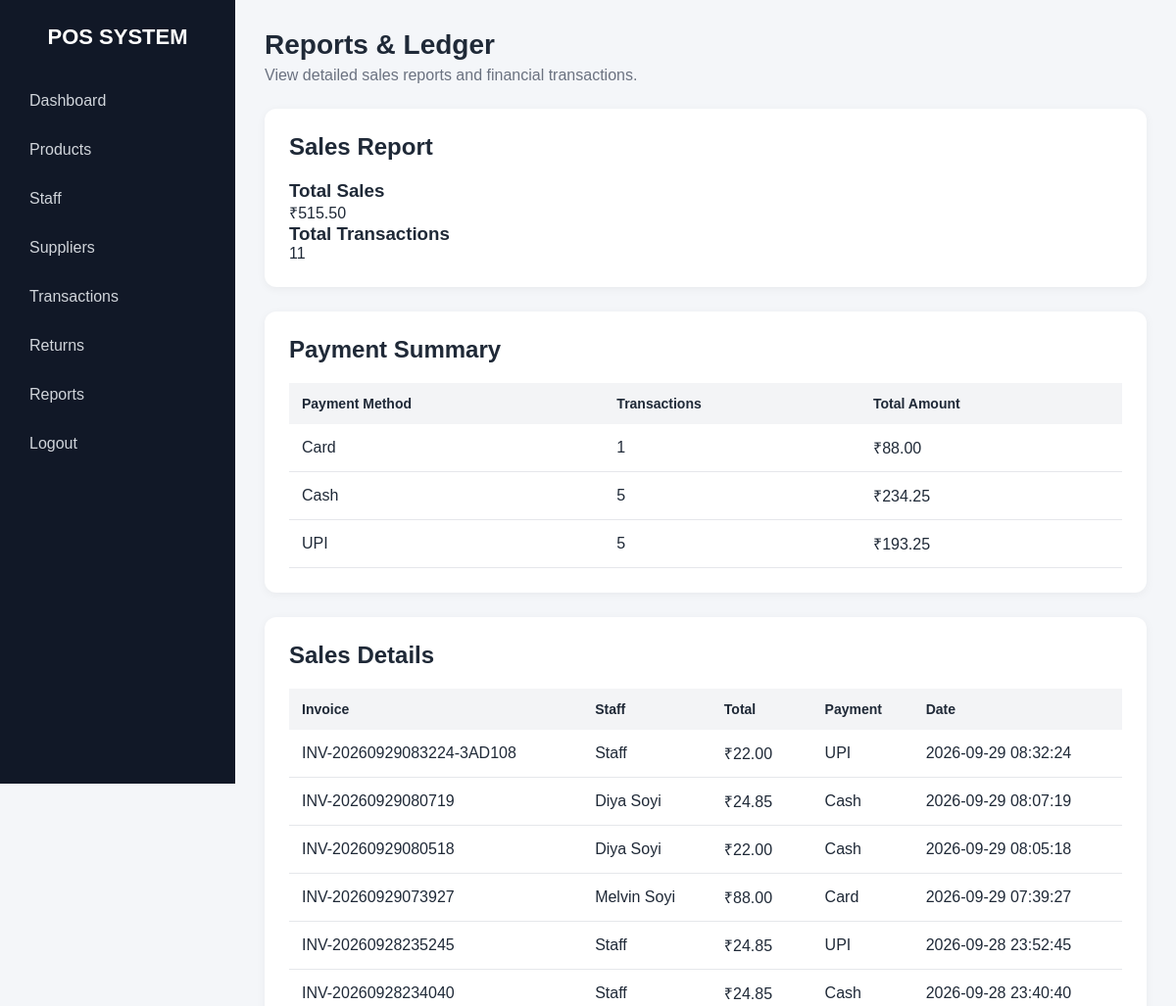
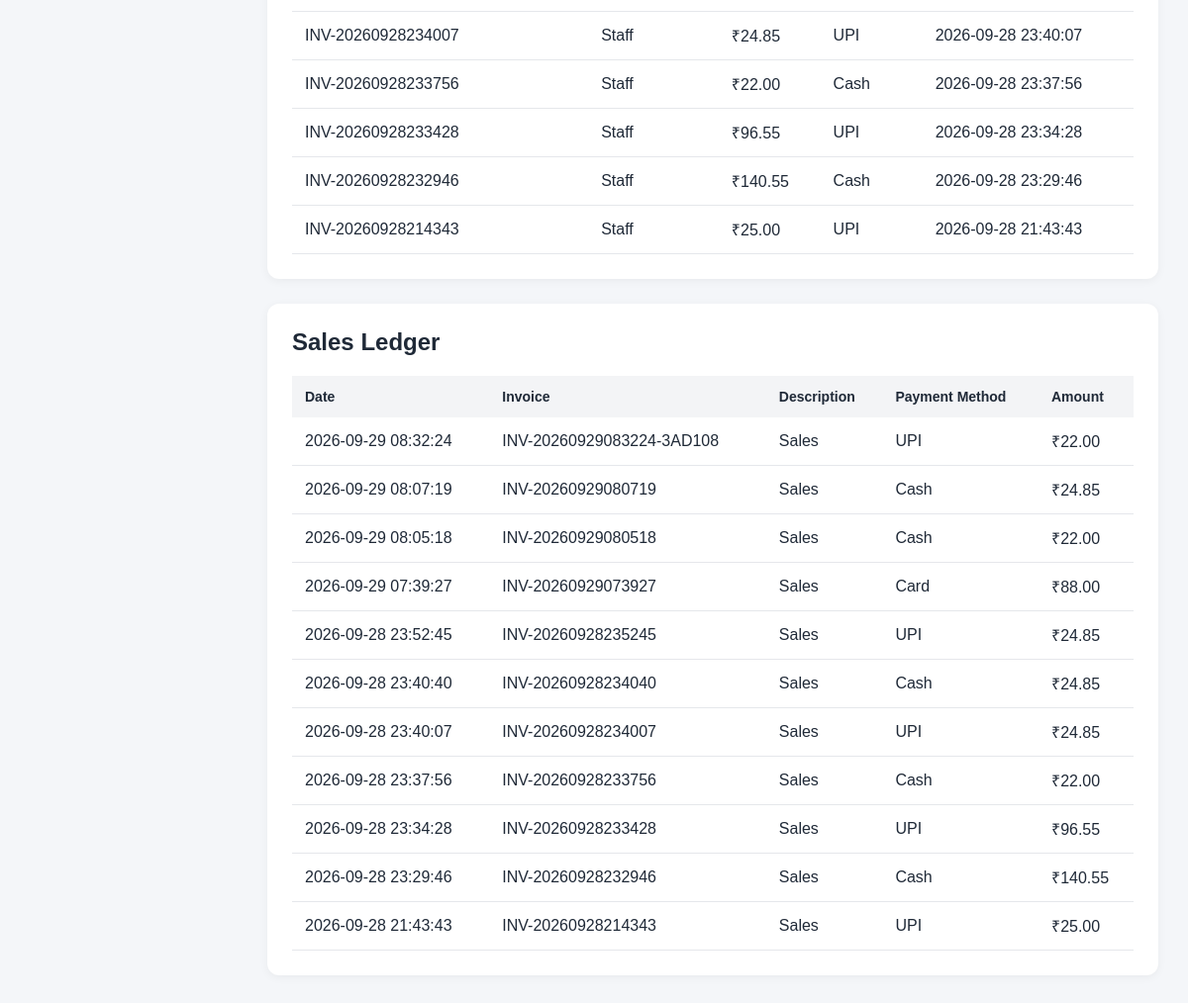
The app's page /reports (signed in) with its own data (2 pictures, top to bottom).
### tables this page shows
CREATE TABLE transactions (
            id INTEGER PRIMARY KEY AUTOINCREMENT,
            invoice_no TEXT UNIQUE NOT NULL,
            staff_id INTEGER NOT NULL,
            total REAL NOT NULL,
            payment_method TEXT NOT NULL,
            amount_paid REAL NOT NULL,
            change_amount REAL NOT NULL,
            created_at TEXT NOT NULL,
            FOREIGN KEY (staff_id) REFERENCES users(id)
        );

CREATE TABLE users (
            id INTEGER PRIMARY KEY AUTOINCREMENT,
            name TEXT NOT NULL,
            email TEXT UNIQUE NOT NULL,
            password TEXT NOT NULL,
            role TEXT NOT NULL
        );

### app.py (the view)
@app.route("/reports")
def reports():
    if "user_id" not in session:
        return redirect(url_for("home"))
    if session.get("user_role") != "admin":
        return "Access denied"
    connection = sqlite3.connect("pos.db")
    cursor = connection.cursor()
    cursor.execute("""
        SELECT COALESCE(SUM(total), 0)
        FROM transactions
    """)
    total_sales = cursor.fetchone()[0]
    cursor.execute("""
        SELECT COUNT(*)
        FROM transactions
    """)
    total_transactions = cursor.fetchone()[0]
    cursor.execute("""
        SELECT
            payment_method,
            COUNT(*),
            COALESCE(SUM(total), 0)
        FROM transactions
        GROUP BY payment_method
        ORDER BY payment_method
    """)
    payment_summary = cursor.fetchall()
    cursor.execute("""
        SELECT
            transactions.invoice_no,
            users.name,
            transactions.total,
            transactions.payment_method,
            transactions.created_at
        FROM transactions
        JOIN users
            ON transactions.staff_id = users.id
        ORDER BY transactions.id DESC
    """)
    sales = cursor.fetchall()
    cursor.execute("""
        SELECT
            transactions.created_at,
            transactions.invoice_no,
            'Sales' AS description,
            transactions.payment_method,
            transactions.total
        FROM transactions
        ORDER BY transactions.id DESC
    """)
    ledger = cursor.fetchall()
    connection.close()
    return render_template(
        "reports.html",
        total_sales=total_sales,
        total_transactions=total_transactions,
        payment_summary=payment_summary,
        sales=sales,
        ledger=ledger
    )

### templates/reports.html (shortened to what this page needs)
<!DOCTYPE html>
<html>
<head>
    <link
        rel="stylesheet"
        href="{{ url_for('static', filename='style.css') }}"
    >
</head>
<body>
    <div class="sidebar">
        <h2>POS SYSTEM</h2>
        <a href="/admin">Dashboard</a>
        <a href="/products">Products</a>
        <a href="/staff-management">Staff</a>
        <a href="/suppliers">Suppliers</a>
        <a href="/transactions">Transactions</a>
        <a href="/returns">Returns</a>
        <a href="/reports">Reports</a>
        <a href="/logout">Logout</a>
    </div>
    <div class="main-content">
        <div class="topbar">
            <h1>Reports & Ledger</h1>
            <p>
                View detailed sales reports and financial transactions.
            </p>
        </div>
        <div class="section">
            <h2>Sales Report</h2>
            <div class="cards">
                <div class="card">
                    <h3>Total Sales</h3>
                    <p>
                        ₹{{ "%.2f"|format(total_sales) }}
                    </p>
                </div>
                <div class="card">
                    <h3>Total Transactions</h3>
                    <p>
                        {{ total_transactions }}
                    </p>
                </div>
            </div>
        </div>
        <div class="section">
            <h2>Payment Summary</h2>
            <table>
                <tr>
                    <th>Payment Method</th>
                    <th>Transactions</th>
                    <th>Total Amount</th>
                </tr>
                {% for payment in payment_summary %}
                <tr>
                    <td>
                        {{ payment[0] }}
                    </td>
                    <td>
                        {{ payment[1] }}
                    </td>
                    <td>
                        ₹{{ "%.2f"|format(payment[2]) }}
                    </td>
                </tr>
                {% endfor %}
            </table>
        </div>
        <div class="section">
            <h2>Sales Details</h2>
            {% if sales %}
            <table>
                <tr>
                    <th>Invoice</th>
                    <th>Staff</th>
                    <th>Total</th>
                    <th>Payment</th>
                    <th>Date</th>
                </tr>
                {% for sale in sales %}
                <tr>
                    <td>
                        {{ sale[0] }}
                    </td>
                    <td>
                        {{ sale[1] }}
                    </td>
                    <td>
                        ₹{{ "%.2f"|format(sale[2]) }}
                    </td>
                    <td>
                        {{ sale[3] }}
                    </td>
                    <td>
                        {{ sale[4] }}
                    </td>
                </tr>
                {% endfor %}
            </table>
            {% else %}
            <p>
                No sales transactions found.
            </p>
            {% endif %}
        </div>
        <div class="section">
            <h2>Sales Ledger</h2>
            {% if ledger %}
            <table>
                <tr>
                    <th>Date</th>
                    <th>Invoice</th>
                    <th>Description</th>
                    <th>Payment Method</th>
                    <th>Amount</th>
                </tr>
                {% for entry in ledger %}
                <tr>
                    <td>
                        {{ entry[0] }}
                    </td>
                    <td>
                        {{ entry[1] }}
                    </td>
                    <td>
                        {{ entry[2] }}
                    </td>
                    <td>
                        {{ entry[3] }}
                    </td>
                    <td>
                        ₹{{ "%.2f"|format(entry[4]) }}
                    </td>
                </tr>
                {% endfor %}
            </table>
            {% else %}
            <p>
                No ledger entries found.
            </p>
            {% endif %}
        </div>
    </div>
</body>
</html>

### static/style.css (style rules this page uses)
* { margin: 0; padding: 0; box-sizing: border-box; }
body { font-family: Arial, sans-serif; background: #f4f6f9; color: #1f2937; }
a { text-decoration: none; }
.sidebar { position: fixed; left: 0; top: 0; width: 240px; height: 100vh; background: #111827; color: white; padding: 25px 15px; z-index: 1000; }
.sidebar h2 { text-align: center; margin-bottom: 30px; font-size: 22px; }
.sidebar a { display: block; color: #d1d5db; padding: 13px 15px; margin-bottom: 6px; border-radius: 8px; transition: 0.2s; }
.main-content { margin-left: 240px; padding: 30px; min-height: 100vh; }
.topbar { margin-bottom: 25px; }
.topbar h1 { font-size: 28px; margin-bottom: 6px; }
.topbar p { color: #6b7280; }
.section { background: white; padding: 25px; border-radius: 12px; margin-bottom: 25px; box-shadow: 0 2px 10px rgba(0, 0, 0, 0.05); }
.section h2 { margin-bottom: 20px; }
table { width: 100%; border-collapse: collapse; }
table th { background: #f3f4f6; text-align: left; padding: 13px; font-size: 14px; }
table td { padding: 13px; border-bottom: 1px solid #e5e7eb; }

### records on screen
transactions: payment_method "Card", payment "1", payment "88.00", invoice_no "INV-20260929073927", name "Melvin Soyi", total "88.00", created_at "2026-09-29 07:39:27", entry "Sales"
transactions: invoice_no "INV-20260929083224-3AD108", name "Staff", total "22.00", payment_method "UPI", created_at "2026-09-29 08:32:24", entry "Sales"
transactions: invoice_no "INV-20260929080719", name "Diya Soyi", total "24.85", payment_method "Cash", created_at "2026-09-29 08:07:19", entry "Sales"
transactions: invoice_no "INV-20260929080518", name "Diya Soyi", total "22.00", payment_method "Cash", created_at "2026-09-29 08:05:18", entry "Sales"
transactions: invoice_no "INV-20260928235245", name "Staff", total "24.85", payment_method "UPI", created_at "2026-09-28 23:52:45", entry "Sales"
transactions: invoice_no "INV-20260928234040", name "Staff", total "24.85", payment_method "Cash", created_at "2026-09-28 23:40:40", entry "Sales"
transactions: invoice_no "INV-20260928234007", name "Staff", total "24.85", payment_method "UPI", created_at "2026-09-28 23:40:07", entry "Sales"
transactions: invoice_no "INV-20260928233756", name "Staff", total "22.00", payment_method "Cash", created_at "2026-09-28 23:37:56", entry "Sales"
transactions: invoice_no "INV-20260928233428", name "Staff", total "96.55", payment_method "UPI", created_at "2026-09-28 23:34:28", entry "Sales"
transactions: invoice_no "INV-20260928232946", name "Staff", total "140.55", payment_method "Cash", created_at "2026-09-28 23:29:46", entry "Sales"
transactions: invoice_no "INV-20260928214343", name "Staff", total "25.00", payment_method "UPI", created_at "2026-09-28 21:43:43", entry "Sales"

### other values on screen
{{ "%.2f"|format(total_sales) }} "515.50"
{{ total_transactions }} "11"
{{ payment[0] }} "Cash" "UPI"
{{ payment[1] }} "5" "5"
{{ "%.2f"|format(payment[2]) }} "234.25" "193.25"
